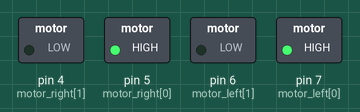
Recording of a sketch running on a simulated Arduino Uno, built with avr-gcc and run on an emulated ATmega328P. Shown: switched loads named in the sketch (green lamp = pin HIGH).

Above: at 0.5 s.
At 1.5 s:
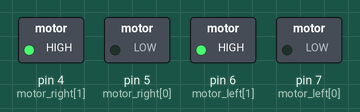
At 2.5 s:
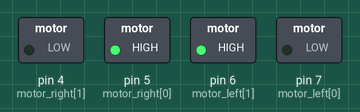
At 3.5 s:
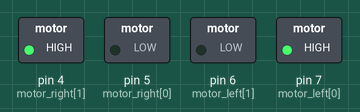
At 4.6 s:
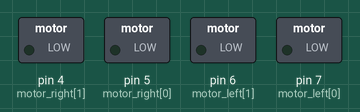
Timing chart, 0 to 6.7 s (numbered marks = the images above):
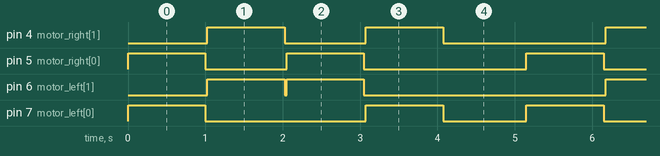

Measured:
- by itself, pin 4 (motor_right[1]), pin 5 (motor_right[0]): repeats every 5.2 s: LOW 1.1 s, HIGH 1.0 s, LOW 2.1 s, HIGH 1.0 s
- by itself, pin 6 (motor_left[1]): repeats every 5.2 s: LOW 0.03 s, HIGH 1.0 s, LOW 3.1 s, HIGH 1.0 s
- by itself, pin 7 (motor_left[0]): repeats every 5.2 s: LOW 2.1 s, HIGH 1.0 s, LOW 1.1 s, HIGH 1.0 s

The sketch:

dc_motor_move.ino
```cpp
int motor_left[] = {7, 6};
int motor_right[] = {5, 4};

void setup() {
	int i;
	for(i = 0; i < 2; i++){
		pinMode(motor_left[i], OUTPUT);
		pinMode(motor_right[i], OUTPUT);
	}
}
void loop() {
	drive_forward();
	delay(1000);
	motor_stop();
	drive_backward();
	delay(1000);
	motor_stop();
	turn_left();
	delay(1000);
	motor_stop();
	turn_right();
	delay(1000);
	motor_stop();
	motor_stop();
	delay(1000);
	motor_stop();
}
void motor_stop(){
	digitalWrite(motor_left[0], LOW);
	digitalWrite(motor_left[1], LOW);
	digitalWrite(motor_right[0], LOW);
	digitalWrite(motor_right[1], LOW);
	delay(25);
}
void drive_forward(){
	digitalWrite(motor_left[0], HIGH);
	digitalWrite(motor_left[1], LOW);
	digitalWrite(motor_right[0], HIGH);
	digitalWrite(motor_right[1], LOW);
}
void drive_backward(){
	digitalWrite(motor_left[0], LOW);
	digitalWrite(motor_left[1], HIGH);
	digitalWrite(motor_right[0], LOW);
	digitalWrite(motor_right[1], HIGH);
}
void turn_left(){
	digitalWrite(motor_left[0], LOW);
	digitalWrite(motor_left[1], HIGH);
	digitalWrite(motor_right[0], HIGH);
	digitalWrite(motor_right[1], LOW);
}
void turn_right(){
	digitalWrite(motor_left[0], HIGH);
	digitalWrite(motor_left[1], LOW);
	digitalWrite(motor_right[0], LOW);
	digitalWrite(motor_right[1], HIGH);
}
```
